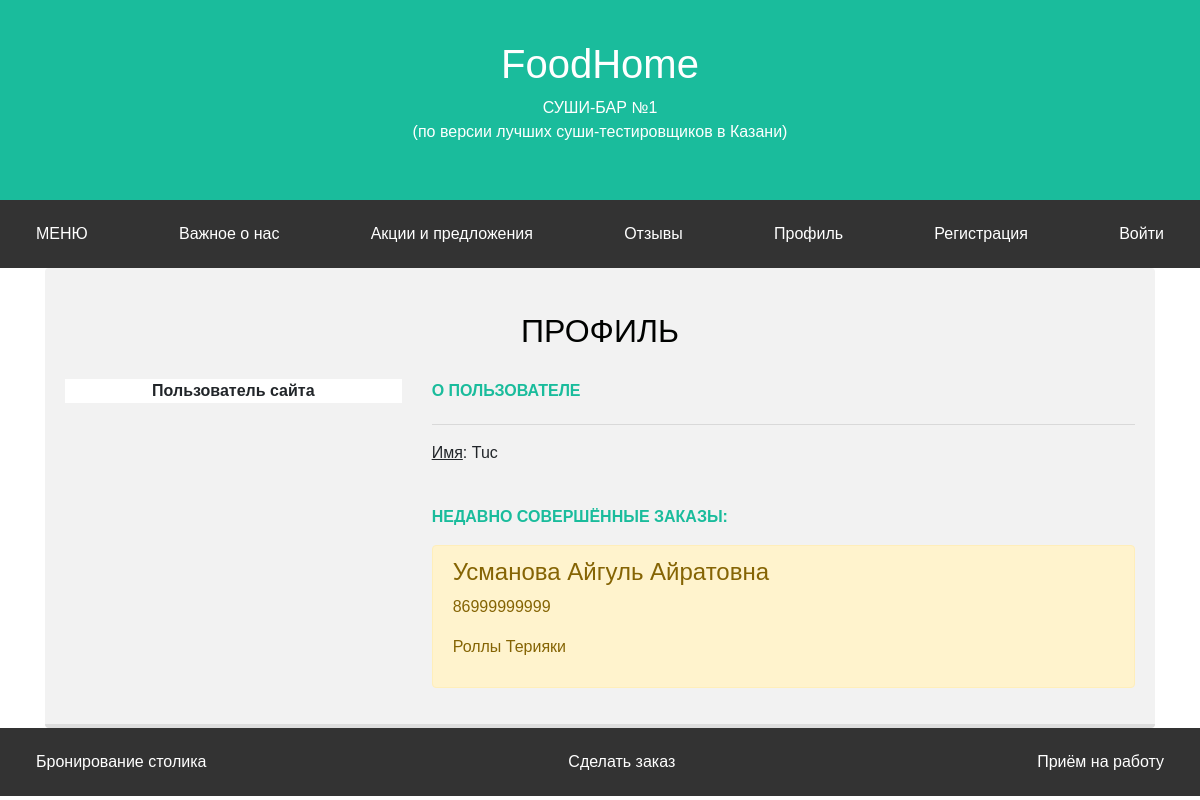
The page /profil on the database its author committed.
### main/models.py (models this page shows)
class Profile(models.Model):
    name = models.CharField(max_length=50, verbose_name="Имя")
    lastname = models.CharField(max_length=50, verbose_name="Фамилия")
    patronymic = models.CharField(max_length=50, verbose_name="Отчество")
    email = models.EmailField(verbose_name="Email")
    foods = models.ManyToManyField(Food)
    class Meta:
        verbose_name_plural = 'Профили пользователей'

class New(models.Model):
    title = models.CharField(max_length=100, verbose_name="ФИО")
    phone_number = models.IntegerField(verbose_name="Номер телефона")
    name = models.CharField(max_length=100, verbose_name="Название блюда")
    class Meta:
        verbose_name_plural = 'Сделать заказ'

### main/views.py (the view)
# urls.py: path('profil', views.profil, name='profil'),
def profil(request):
    info = Profile.objects.all()[:1]
    news = New.objects.order_by('-id')
    return render(request, 'main/profil.html', {'title': 'Профиль пользователя', 'news':news, 'info':info})

### main/templates/main/profil.html (shortened to what this page needs)
<!DOCTYPE html>
<html lang="en">
<head>
    <link rel="stylesheet" href="https://stackpath.bootstrapcdn.com/bootstrap/4.3.1/css/bootstrap.min.css"
>
    <link rel="stylesheet" href="https://stackpath.bootstrapcdn.com/bootstrap/4.5.2/css/bootstrap.min.css">
<link rel="stylesheet" href="/static/css/styleprofil.css" type="text/css">
</head>
<body>
    <div class="header1">
      <h1>FoodHome</h1>
      <p>СУШИ-БАР №1<br>(по версии лучших суши-тестировщиков в Казани)</p>
    </div>
    <div class="navbar">
      <a href="{% url 'menu' %}">МЕНЮ</a>
      <a href="{% url 'about' %}">Важное о нас</a>
      <a href="{% url 'actions' %}">Акции и предложения</a>
      <a href="{% url 'forum' %}">Отзывы</a>
      <a href="{% url 'profil' %}">Профиль</a>
      {% if user.is_loggin_in %}
         <a href="{% url 'register' %}">Регистрация</a>
      {% else %}
        {% if user.is_authenticated %}
          <a href="{% url 'logout' %}" class="right">Выйти ({{user.username}})</a>
        {% else %}
          <a href="{% url 'register' %}">Регистрация</a>
          <a href="{% url 'login' %}" class="right">Войти</a>
        {% endif %}
     {% endif %}
    </div>
<div class="container">
<div id="main1">
<br>
<h2 class="post-cat", align="center">Профиль</h2>
<br>
 <div class="row" id="real-estates-detail">
 <div class="col-lg-4 col-md-4 col-xs-12">
 <div class="panel panel-default">
 <div class="panel-heading">
 <header class="panel-title">
 <div class="text-center">
 <strong>Пользователь сайта</strong>
 </div>
 </header>
 </div>
 <div class="panel-body">
 <div class="text-center" id="author">
     <br>
 </div>
 </div>
 </div>
 </div>
 <div class="col-lg-8 col-md-8 col-xs-12">
 <div class="panel">
 <div class="panel-body">
 <ul id="myTab" class="nav nav-pills">
     <li class="post-cat1"><b>О пользователе</b></li>
 </ul>
 <div id="myTabContent" class="tab-content">
<hr>
 {% if info %}
    {% for el in info %}
         <p ><u>Имя</u>: {{ el.name }}</p>
          <br>
        <p class="post-cat1"><b>Недавно совершённые заказы:</b></p>
    {% endfor %}
 {% else %}
    <p>Пользователь не зарегистрирован</p>
 {% endif %}
     {%  if news %}
         {% for el in news%}
            <div class = "alert alert-warning mt-3">
                <h4>{{ el.title }}</h4>
                <p>{{ el.phone_number }}</p>
                <p>{{ el.name }}</p>
            </div>
         {% endfor %}
    {% else %}
        <p>У нас нет записей</p>
    {% endif %}
 </div>
 </div>
 </div>
 </div>
 </div>
 </div>
 </div>
    <div class="navbar">
      <a href="{% url 'booktable' %}">Бронирование столика</a>
      <a href="{% url 'new' %}">Сделать заказ</a>
      <a href="{% url 'work' %}">Приём на работу</a>
    </div>
</body>
</html>

### main/static/css/styleprofil.css (style rules this page uses)
* { box-sizing: border-box; }
body { font-family: Arial, Helvetica, sans-serif; margin: 0; }
.header1 { padding: 40px; text-align: center; background: #1abc9c; color: white; }
.post-cat { text-transform: uppercase; margin-bottom: 5px; color: #000200; font-weight: 500; }
.post-cat1 { text-transform: uppercase; margin-bottom: 5px; color: #1abc9c; font-weight: 500; }
.navbar { overflow: hidden; background-color: #333; }
.navbar a { float: left; display: block; color: white; text-align: center; padding: 14px 20px; text-decoration: none; }
.navbar a.right { float: right; }
body { background:url(https://bootstraptema.ru/images/bg/bg-1.png) }
#main1 { background-color: #f2f2f2; padding: 20px; -webkit-border-radius: 4px; -moz-border-radius: 4px; -ms-border-radius: 4px; -o-border-radius: 4px; border-radius: 4px; border-bottom: 4px solid #ddd; }
.panel-default .panel-heading { background-color: #fff; }

### rows shown on the page
Profile: name "Tuc"
New: title "Усманова Айгуль Айратовна", phone_number "86999999999", name "Роллы Терияки"
